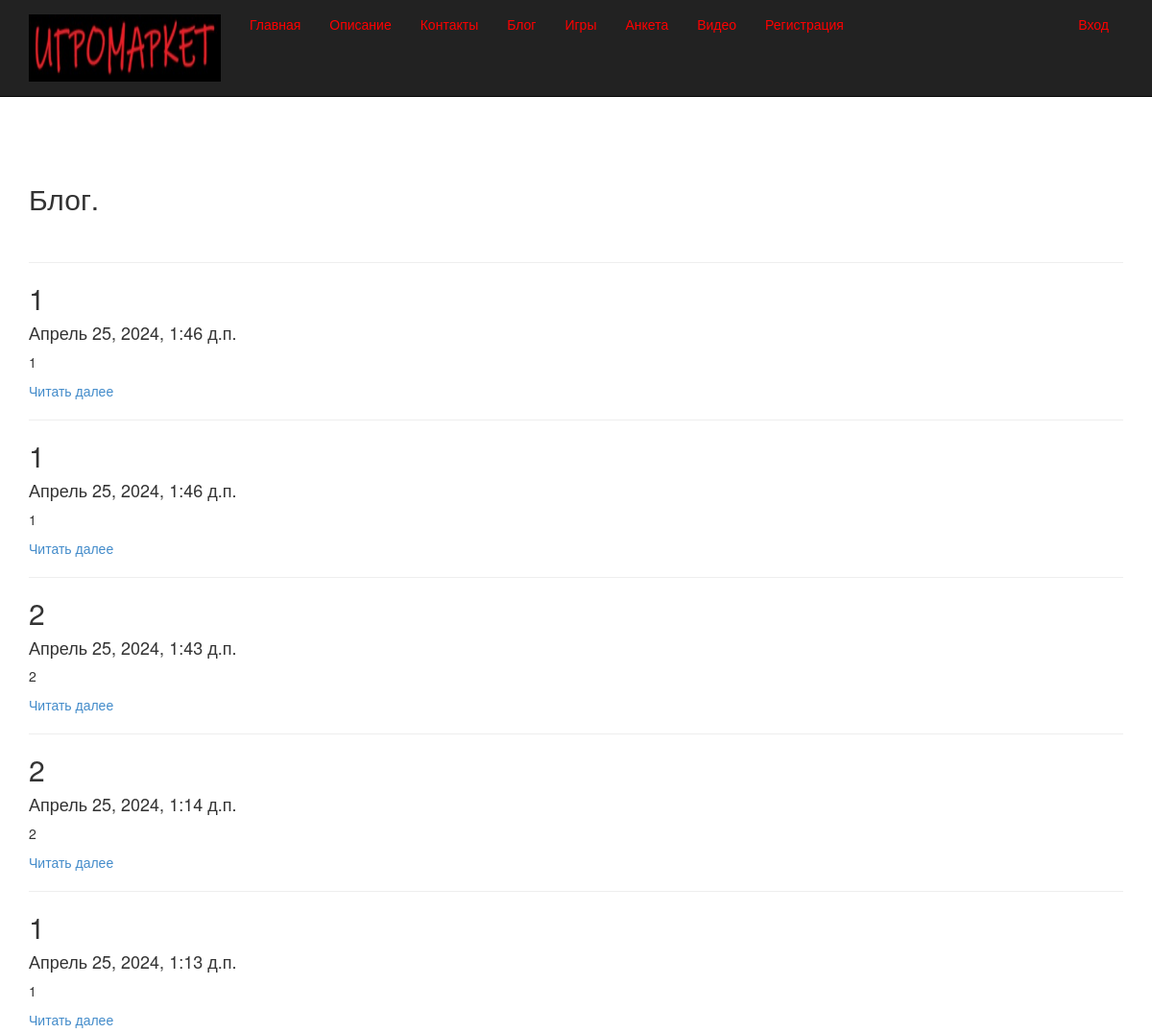
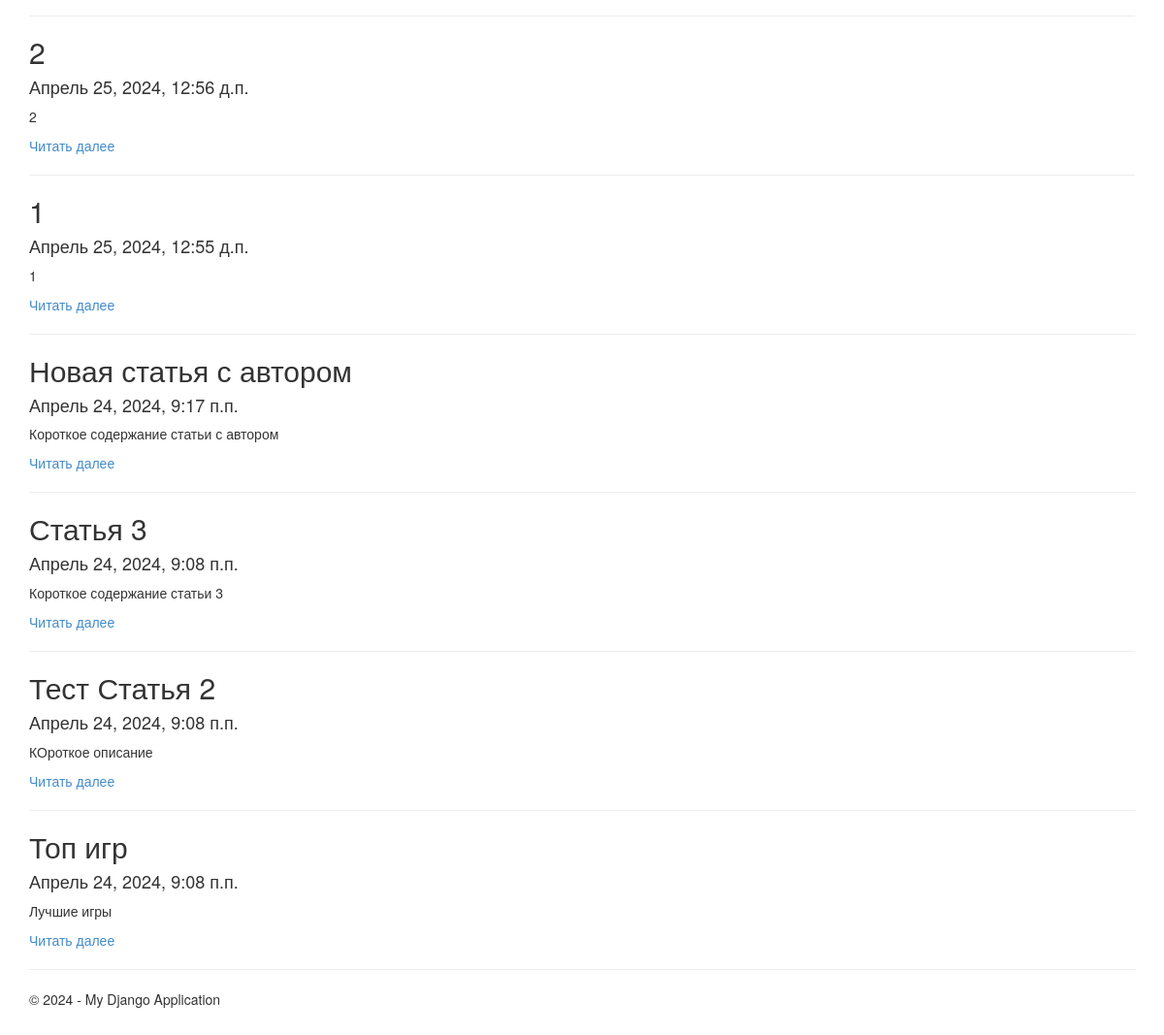
Screenshot of /blog/ with the database file from the repository (2 pictures, top to bottom).
### app/models.py (models this page shows, shortened)
class Blog(models.Model):
    author = models.ForeignKey(User, null=True, blank=True, on_delete=models.SET_NULL, verbose_name="Автор")
    title = models.CharField(max_length = 100, unique_for_date = "posted", verbose_name = "Заголовок")
    description = models.TextField(verbose_name = "Краткое содержание")
    content = models.TextField(verbose_name = "Полное содержание")
    posted = models.DateTimeField(default = datetime.now(), db_index = True, verbose_name = "Опубликована")
    image = models.FileField(default = 'temp.jpg', verbose_name = "Путь к картинке")
    class Meta:
        db_table = "Posts"
        ordering = ["-posted"]
        verbose_name = "статья блога"
        verbose_name_plural = "статья блога"

### app/views.py (the view)
# urls.py: path('blog/', views.blog, name='blog'),
def blog(request):
    posts = Blog.objects.all()
    assert isinstance(request, HttpRequest)
    return render(
        request,
        'app/blog.html',
        {
            'title':'Блог',
            'posts': posts,
            'year':datetime.now().year,
            }
        )

### app/templates/app/blog.html
﻿{% extends "app/layout.html" %}
{% block content %}
<h2>{{ title }}.</h2>
<br />
{% for post in posts %}
<hr />
<div class="">
    <h2> {{post.title}} </h2>
    <h4> {{post.posted}} </h4>
    <p> {{post.description}} </p>
    <p><a href="{% url 'blogpost' parametr=post.id %}"> Читать далее </a> </p>
</div>
{% endfor %}
{% endblock %}

### app/templates/app/layout.html (shortened to what this page needs)
<!DOCTYPE html>
<html>
<head>
    {% load static %}
    <link rel="stylesheet" type="text/css" href="{% static 'app/content/bootstrap.css' %}" />
    <link rel="stylesheet" type="text/css" href="{% static 'app/content/site.css' %}" />
</head>
<body>
    <div class="navbar navbar-inverse navbar-fixed-top">
        <div class="container">
            <div class="navbar-header">
                <a href="/" class="navbar-brand"> <img src="{% static 'app/content/logo.jpg' %}" alt="logo" style="width: 200px; height: 70px;" /> </a>
            </div>
            <div class="navbar-collapse collapse">
                <ul class="nav navbar-nav">
                    <li><a href="{% url 'home' %}">Главная</a></li>
                    <li><a href="{% url 'about' %}">Описание</a></li>
                    <li><a href="{% url 'contact' %}">Контакты</a></li>
                    <li><a href="{% url 'blog' %}">Блог</a></li>
                    <li><a href="{% url 'links' %}">Игры</a></li>
                    <li><a href="{% url 'anketa' %}">Анкета</a></li>
                    <li><a href="{% url 'videopost' %}">Видео</a></li>
                    <li><a href="{% url 'registration' %}">Регистрация</a></li>
                </ul>
                {% include 'app/loginpartial.html' %}
            </div>
        </div>
    </div>
    <div class="container body-content">
{% block content %}{% endblock %}
        <hr/>
        <footer>
            <p>&copy; {{ year }} - My Django Application</p>
        </footer>
    </div>
</body>
</html>

### app/templates/app/loginpartial.html
﻿{% if user.is_authenticated %}
<form id="logoutForm" action="/logout/" method="post" class="navbar-right">
    {% csrf_token %}
    <ul class="nav navbar-nav navbar-right">
        <li><span class="navbar-brand">Привет {{ user.username }}!</span></li>
        <li><a href="javascript:document.getElementById('logoutForm').submit()">Выйти из учетной записи</a></li>
    </ul>
</form>
{% else %}
<ul class="nav navbar-nav navbar-right">
    <li><a href="{% url 'login' %}">Вход</a></li>
</ul>
{% endif %}

### app/static/app/content/site.css (style rules this page uses)
body { padding-top: 150px; padding-bottom: 20px; }
.body-content { padding-left: 15px; padding-right: 15px; }

### rows the page displays
Blog: title "1", posted "Апрель 25, 2024, 1:46 д.п.", description "1"
Blog: title "1", posted "Апрель 25, 2024, 1:46 д.п.", description "1"
Blog: title "2", posted "Апрель 25, 2024, 1:43 д.п.", description "2"
Blog: title "2", posted "Апрель 25, 2024, 1:14 д.п.", description "2"
Blog: title "1", posted "Апрель 25, 2024, 1:13 д.п.", description "1"
Blog: title "2", posted "Апрель 25, 2024, 12:56 д.п.", description "2"
Blog: title "1", posted "Апрель 25, 2024, 12:55 д.п.", description "1"
Blog: title "Новая статья с автором", posted "Апрель 24, 2024, 9:17 п.п.", description "Короткое содержание статьи с автором"
Blog: title "Статья 3", posted "Апрель 24, 2024, 9:08 п.п.", description "Короткое содержание статьи 3"
Blog: title "Тест Статья 2", posted "Апрель 24, 2024, 9:08 п.п.", description "КОроткое описание"
Blog: title "Топ игр", posted "Апрель 24, 2024, 9:08 п.п.", description "Лучшие игры"

### other values shown
{{ title }} "Блог"
